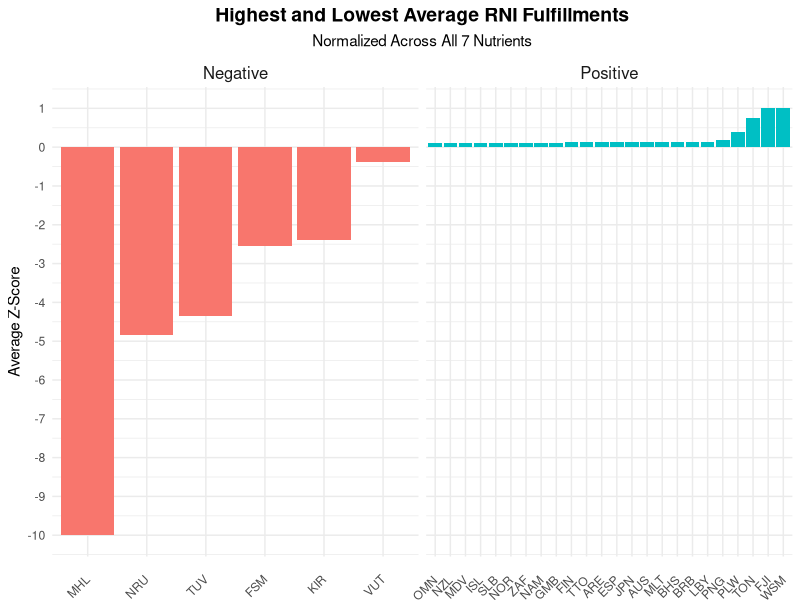
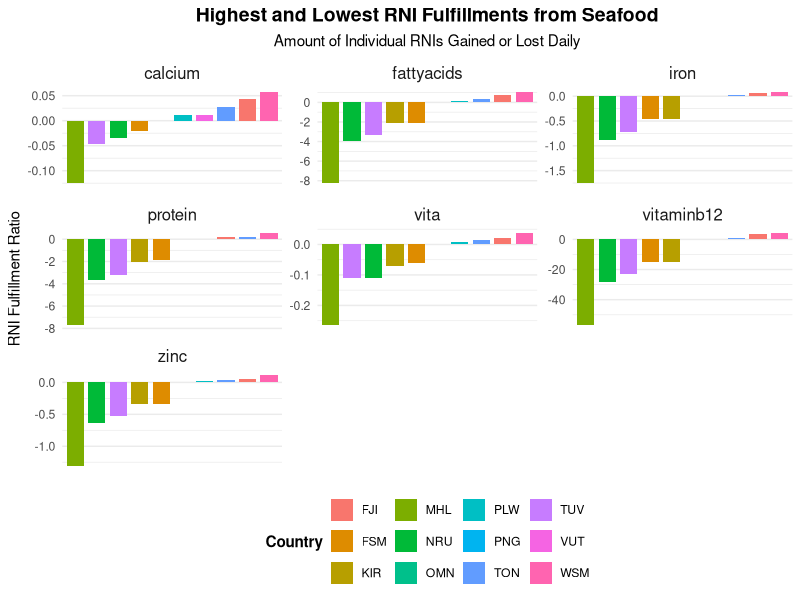
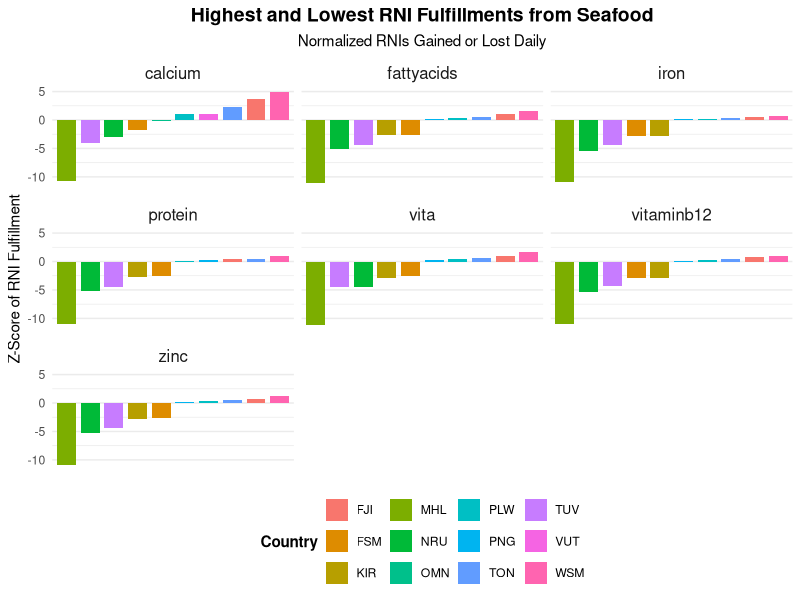
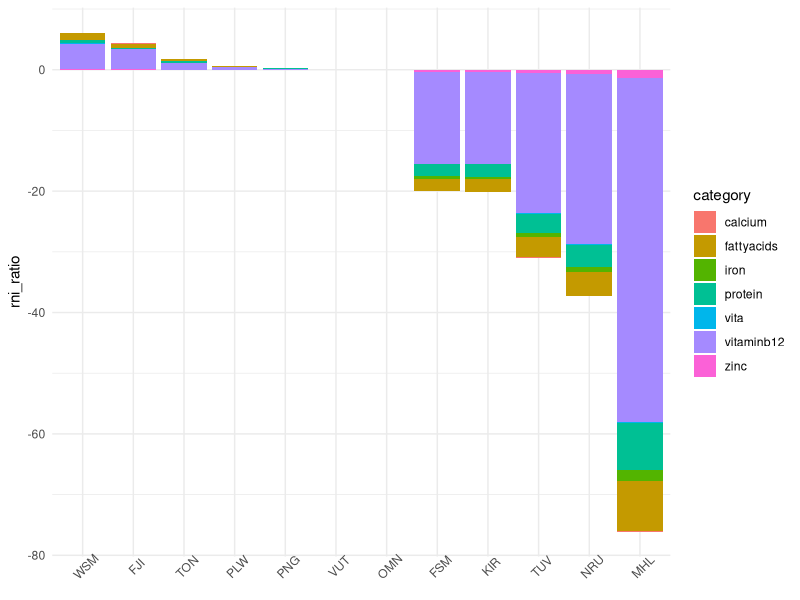
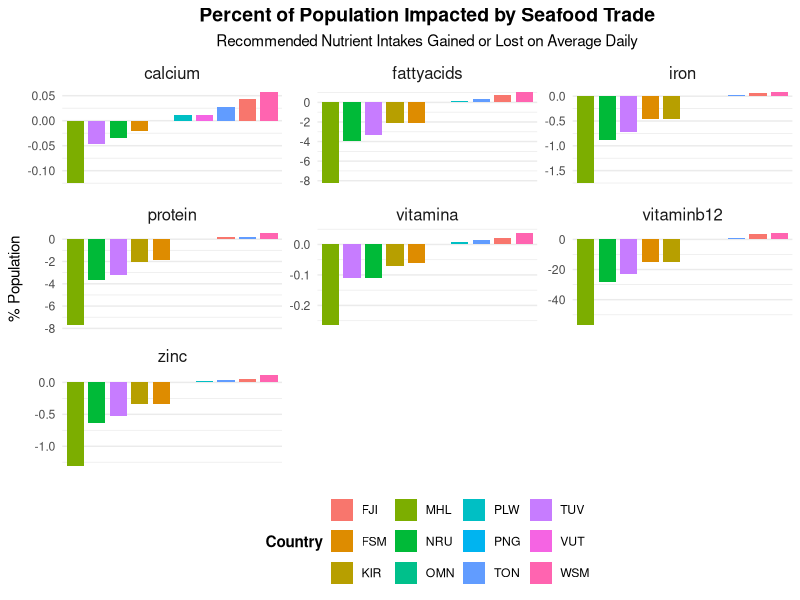
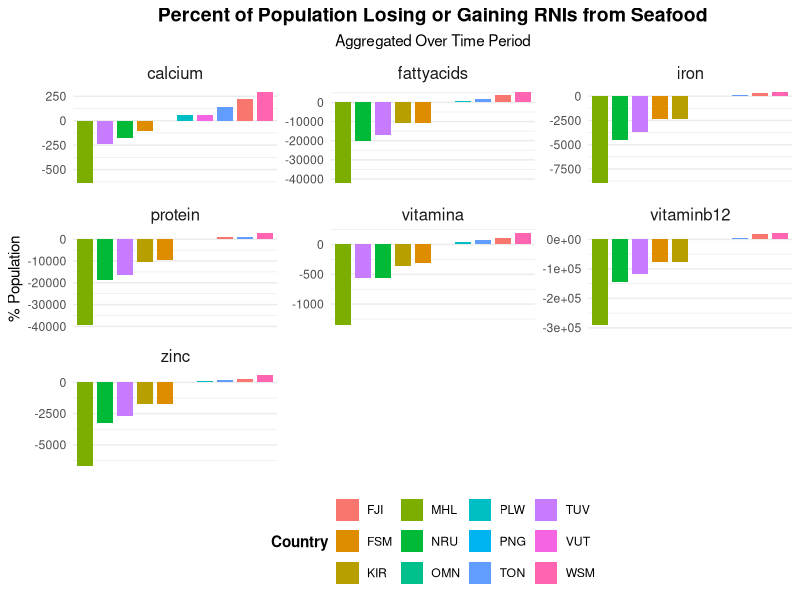

These charts were generated, in order, by the following R code:
#### [0] prep ####
library(tidyverse)
library(tidytext)

# country-level metrics
metrics_df <- read_csv("output/nutrient_metrics_all.csv")
nut_percap_df <- read_csv("output/nutrient_percapita_all.csv")
rni_perc_df <- read_csv("output/nutrient_rni_percpop_all.csv")
# nutrient-level metrics
nutrient_df <- read_csv("output/nutrient_stats_all.csv")


#### [1] plot country-level overall nutrient metrics ####
# rearrange for facetwrap
metrics_long <- metrics_df %>%
  pivot_longer(colnames(metrics_df)[2:5],
               names_to = "Metric",values_to = "Value") %>%
  group_by(Metric) %>% arrange(-Value) %>%
  mutate(pos_neg = ifelse(Value>0,"Positive","Negative"))

## plot average fulfillment
avg_df_all <- metrics_long %>%
  filter(Metric == "rni_avg_zscore") %>%
  arrange(desc(Value)) %>%          
  slice(c(1:15, (n()-14):n()))

ggplot(avg_df_all,
       aes(x = reorder(Country, Value), y = Value, fill = pos_neg)) +
  geom_bar(stat = "identity") +
  facet_wrap(~pos_neg, scales = "free_x") +
  scale_y_continuous(
    limits = c(-10, 1),labels = seq(-10,1,1), 
    breaks = seq(-10,1,1),oob = scales::squish                   
  )+
  labs(
    title = "Highest and Lowest Average RNI Fulfillments",
    subtitle ="Normalized Across All 7 Nutrients",
    y = "Average Z-Score",
    x = NULL
  ) +
  theme_minimal() +
  theme(
    axis.text.x = element_text(angle = 45, vjust = 0.5, hjust = 1),  
    plot.title = element_text(hjust = 0.5, face = "bold", size = 14),
    plot.subtitle = element_text(hjust=0.5),
    strip.text = element_text(size = 12)  
  ) +
  guides(fill = "none")
# ggsave("output/rni_allnutrients.jpg")

#### [2] plot country-level nutrient-specific metrics - # of RNIs ####
nut_percap_plot <- nut_percap_df %>%
  group_by(category) %>%
  arrange(desc(rni_ratio)) %>%            
  slice(c(1:5, (n() - 4):n()))

nut_percap_plot_zscore <- nut_percap_df %>%
  group_by(category) %>%
  arrange(desc(rni_ratio_zscore)) %>%            
  slice(c(1:5, (n() - 4):n()))

# facet_wrap style
ggplot(nut_percap_plot, 
       aes(x = reorder_within(Country, rni_ratio,category),
           y = rni_ratio, fill = Country)) +
  geom_bar(stat = "identity", width = 0.8) +  # adjusted bar width for cleaner look
  scale_x_reordered() + 
  facet_wrap(~category, scales = "free") +
  guides(fill = guide_legend(nrow = 3, byrow = FALSE)) +
  labs(
    x = NULL,
    y = "RNI Fulfillment Ratio",
    title = "Highest and Lowest RNI Fulfillments from Seafood",
    subtitle = "Amount of Individual RNIs Gained or Lost Daily",
    fill = "Country"  # ensure legend is clear for country colors
  ) +
  theme_minimal() +
  theme(
    axis.text.x = element_blank(),  # keep x-axis clean for better spacing
    plot.title = element_text(hjust = 0.5, face = "bold", size = 14),
    plot.subtitle = element_text(hjust = 0.5),
    strip.text = element_text(size = 12),
    legend.position = "bottom",  # move legend to the bottom for better layout
    legend.title = element_text(face = "bold"),  # make the legend title stand out
    panel.grid.major.x = element_blank()  # remove unnecessary grid lines for clarity
  )
# ggsave("output/rni_by_nutrient.jpg")

# normalized / facetwrap
ggplot(nut_percap_plot_zscore, 
       aes(x = reorder_within(Country, by=rni_ratio_zscore,within = category), # reorders the countries in each facet
           y = rni_ratio_zscore, fill = Country)) +
  geom_bar(stat = "identity", width = 0.8) +  # adjusted bar width for cleaner look
  scale_x_reordered() +  # ensure the reordered labels are correctly displayed
  # scale_y_continuous(limits = c(-12, 6),  # Adjusted y-axis limits slightly beyond the data range
  #                    breaks = seq(-12, 6, by = 3)) +  # Set tick marks every 2 units
  facet_wrap(~category, scales = "free_x") +
  guides(fill = guide_legend(nrow = 3, byrow = FALSE)) +
  labs(
    x = NULL,
    y = "Z-Score of RNI Fulfillment",
    title = "Highest and Lowest RNI Fulfillments from Seafood",
    subtitle = "Normalized RNIs Gained or Lost Daily",
    fill = "Country"  # ensure legend is clear for country colors
  ) +
  theme_minimal() +
  theme(
    axis.text.x = element_blank(),  # keep x-axis clean for better spacing
    plot.title = element_text(hjust = 0.5, face = "bold", size = 14),
    plot.subtitle = element_text(hjust = 0.5),
    strip.text = element_text(size = 12),
    legend.position = "bottom",  # move legend to the bottom for better layout
    legend.title = element_text(face = "bold"),  # make the legend title stand out
    panel.grid.major.x = element_blank()  # remove unnecessary grid lines for clarity
  )
# ggsave("output/rni_by_nutrient_zscore.jpg")


# stacked barchart style
ggplot(nut_percap_plot,
       aes(reorder(Country,-rni_ratio),rni_ratio,fill=category)) +
  geom_bar(stat = "identity") +
  labs(x=NULL)+
  theme_minimal() +
  theme(axis.text.x = element_text(angle=45))



#### [3] plot country-level nutrient-specific metrics - % of pop w/ fulfilled RNIs ####
rni_perc_plot <- rni_perc_df %>%
  group_by(category) %>%
  arrange(desc(rni_perc_pop_total)) %>%            
  slice(c(1:5, (n() - 4):n()))
rni_perc_daily_plot <- rni_perc_df %>%
  group_by(category) %>%
  arrange(desc(rni_perc_pop_daily)) %>%            
  slice(c(1:5, (n() - 4):n()))

# facet_wrap style - daily
ggplot(rni_perc_daily_plot, 
       aes(x = reorder_within(Country, rni_perc_pop_daily,category),
           y = rni_perc_pop_daily, fill = Country)) +
  geom_bar(stat = "identity", width = 0.8) +  # adjusted bar width for cleaner look
  scale_x_reordered() + 
  facet_wrap(~category, scales = "free") +
  guides(fill = guide_legend(nrow = 3, byrow = FALSE)) +  
  labs(
    x = NULL,
    y = "% Population",
    title = "Percent of Population Impacted by Seafood Trade",
    subtitle = "Recommended Nutrient Intakes Gained or Lost on Average Daily",
    fill = "Country"  # ensure legend is clear for country colors
  ) +
  theme_minimal() +
  theme(
    axis.text.x = element_blank(),  # keep x-axis clean for better spacing
    plot.title = element_text(hjust = 0.5, face = "bold", size = 14),
    plot.subtitle = element_text(hjust = 0.5),
    strip.text = element_text(size = 12),
    legend.position = "bottom",  # move legend to the bottom for better layout
    legend.title = element_text(face = "bold"),  # make the legend title stand out
    panel.grid.major.x = element_blank()  # remove unnecessary grid lines for clarity
  )
# ggsave("output/percpop_by_nutrient.jpg")

# facet_wrap style - aggregate
ggplot(rni_perc_plot, 
       aes(x = reorder_within(Country, rni_perc_pop_total,category),
           y = rni_perc_pop_total, fill = Country)) +
  geom_bar(stat = "identity", width = 0.8) +  # adjusted bar width for cleaner look
  scale_x_reordered() + 
  facet_wrap(~category, scales = "free") +
  guides(fill = guide_legend(nrow = 3, byrow = FALSE)) +  
  labs(
    x = NULL,
    y = "% Population",
    title = "Percent of Population Losing or Gaining RNIs from Seafood",
    subtitle = "Aggregated Over Time Period",
    fill = "Country"  # ensure legend is clear for country colors
  ) +
  theme_minimal() +
  theme(
    axis.text.x = element_blank(),  # keep x-axis clean for better spacing
    plot.title = element_text(hjust = 0.5, face = "bold", size = 14),
    plot.subtitle = element_text(hjust = 0.5),
    strip.text = element_text(size = 12),
    legend.position = "bottom",  # move legend to the bottom for better layout
    legend.title = element_text(face = "bold"),  # make the legend title stand out
    panel.grid.major.x = element_blank()  # remove unnecessary grid lines for clarity
  )
